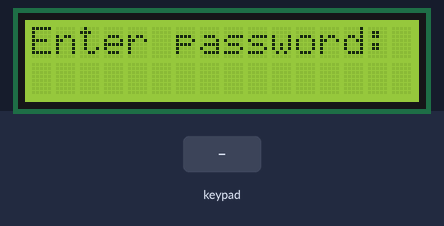
A sketch run on a simulated Arduino Uno, built with avr-gcc and run on an emulated ATmega328P. Parts: 16×2 character LCD. Inputs (shaded band) come from the test bench.

Above: at 1.2 s.
1.3 s: keypad keys 9 1 1 # pressed 0.4 s apart
At 3.7 s:
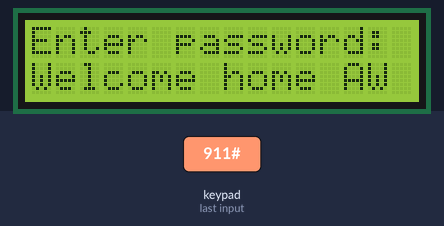
4.4 s: key '1' pressed
At 5.0 s:
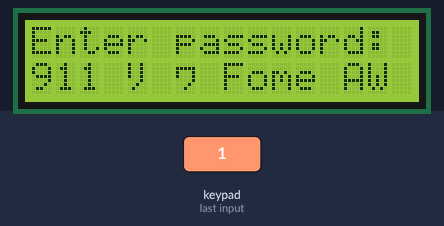
5.9 s: key '*' pressed
At 6.5 s:
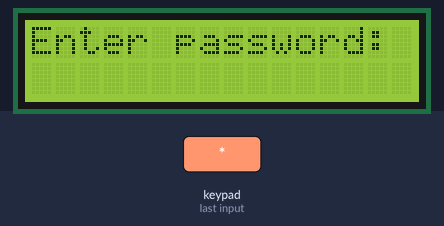
7.4 s: keypad keys 0 0 0 # pressed 0.4 s apart
At 9.5 s:
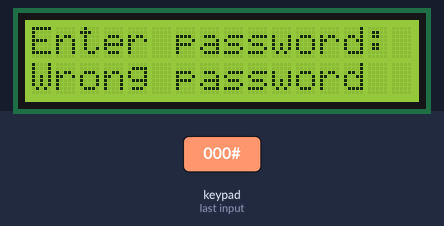
10.5 s: key '2' pressed
At 10.9 s:
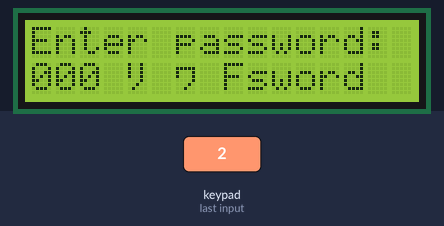
12.0 s: key '#' pressed
At 13.4 s:
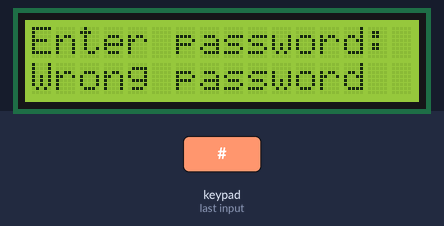
Timing chart, 0 to 14.5 s (numbered marks = the images above; inputs shaded):
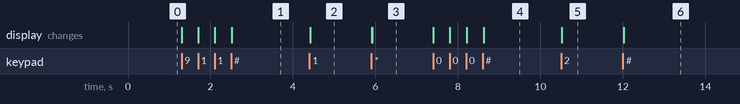

The sketch:

Keypad_and_LCD_updated.ino
```cpp
#include <Key.h>
#include <Keypad.h>
#include <Wire.h>
#include <LiquidCrystal_I2C.h>

LiquidCrystal_I2C lcd(0x27, 16, 2);

// defining 7 pin numberes for the keypad
#define R1 12
#define R2 11
#define R3 10
#define R4 9
#define C1 8
#define C2 7
#define C3 6

// defining the keypad dimensions and characters
const byte KEYPADROWS = 4;
const byte KEYPADCOLS = 3;
char keys[KEYPADROWS][KEYPADCOLS] = {
  { '1', '2', '3' },
  { '4', '5', '6' },
  { '7', '8', '9' },
  { '*', '0', '#' }  //* is clear all, # is enter
};

// pins for keypad
byte rowPins[KEYPADROWS] = { R1, R2, R3, R4 };
byte colPins[KEYPADCOLS] = { C1, C2, C3 };

// Defining the keypad
Keypad keypad_door = Keypad(makeKeymap(keys), rowPins, colPins, KEYPADROWS, KEYPADCOLS);


char password[4] = { 0, 0, 0 };  // placement for password.
int cursorPosition = 0;
int openLock = 0;
char truePassword[4] = { '9', '1', '1' };
char* names[6] = { "JJ", "AW", "JK", "CT", "CP" };

void setup() {
  pinMode(R1, INPUT);
  pinMode(R2, INPUT);
  pinMode(R3, INPUT);
  pinMode(R4, INPUT);
  pinMode(C1, INPUT);
  pinMode(C2, INPUT);
  pinMode(C3, INPUT);

  Serial.begin(115200);
  lcd.init();
  lcd.backlight();
}

void loop() {
  checkPassword();
}

int checkPassword() {
  lcd.setCursor(0, 0);
  lcd.print("Enter password: ");
  int key = keypad_door.getKey();  // the pressed button is saved in 'key'

  if (key) {           // when a button is pressed
    if (key == '*') {  // delete all button
      cursorPosition = 0;
      lcd.clear();
      memset(password, 0, sizeof(password));           // reset password
    } else if (key == '#') {                           // when # button is pressed
      if (cursorPosition == 3) {                       // when # button is pressed as botton number 4 check if password is true
        if (memcmp(password, truePassword, 4) == 0) {  // password is true
          lcd.setCursor(0, 1);
          lcd.print("Welcome home ");
          lcd.print(names[1]);
          return 1;
        } else {  // entered password was wrong
          lcd.setCursor(0, 1);
          lcd.print("Wrong password");
          return 0;
        }
        cursorPosition = 0;                     // Reset position
        memset(password, 0, sizeof(password));  // Reset password
      } else if (cursorPosition > 3) {          //if more than 3 buttons are pressed the password is wrong
        lcd.setCursor(0, 1);
        lcd.print("Wrong password");
        return 0;
      } else {  // when there is not enough numbers entered in the code
        lcd.setCursor(0, 1);
        lcd.print("Complete the Pin!");
        cursorPosition = 0;                     // Reset position
        memset(password, 0, sizeof(password));  // Reset password
      }
    } else {  // add number to array and print on lcd at the same time
      password[cursorPosition] = key;
      cursorPosition++;
      lcd.setCursor(0, 1);
      char enteredPassword[3] = { password[0], password[1], password[2] };
      lcd.print(enteredPassword);
    }
  }
}
```

Measured:
- after the input at 1.3 s, the display: first changes at once (image 1 shows a later state)
- after the input at 4.4 s, the display: changes at once (image 2)
- after the input at 5.9 s, the display: first changes at once (image 3 shows a later state)
- after the input at 7.4 s, the display: first changes at once (image 4 shows a later state)
- after the input at 10.5 s, the display: changes at once (image 5)
- after the input at 12.0 s, the display: changes at once (image 6)
